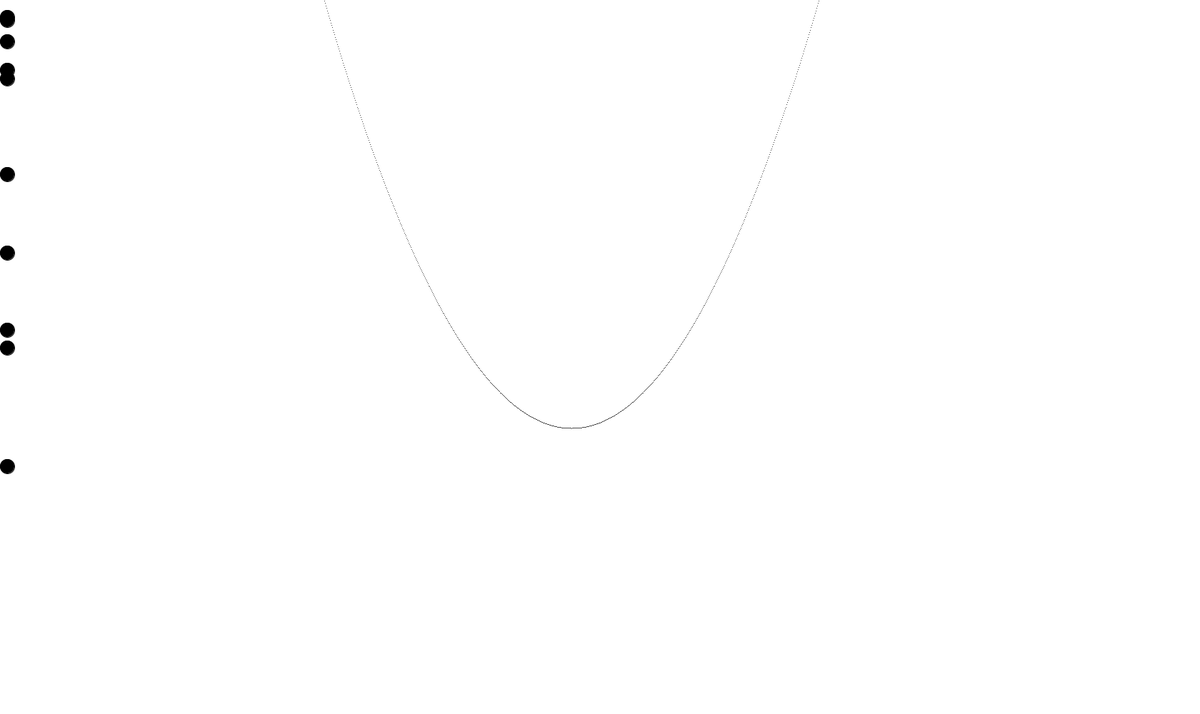
Frame 1 (no input)
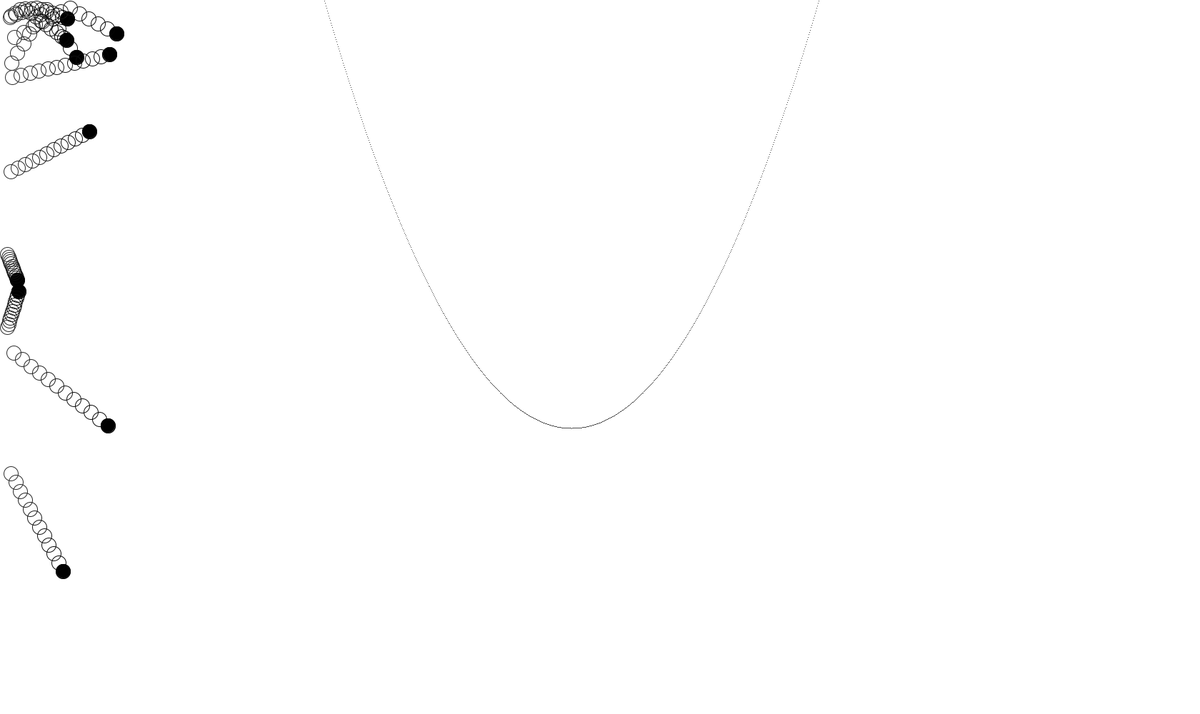
Frame 60 (the mouse pressed at the canvas centre just before this capture)
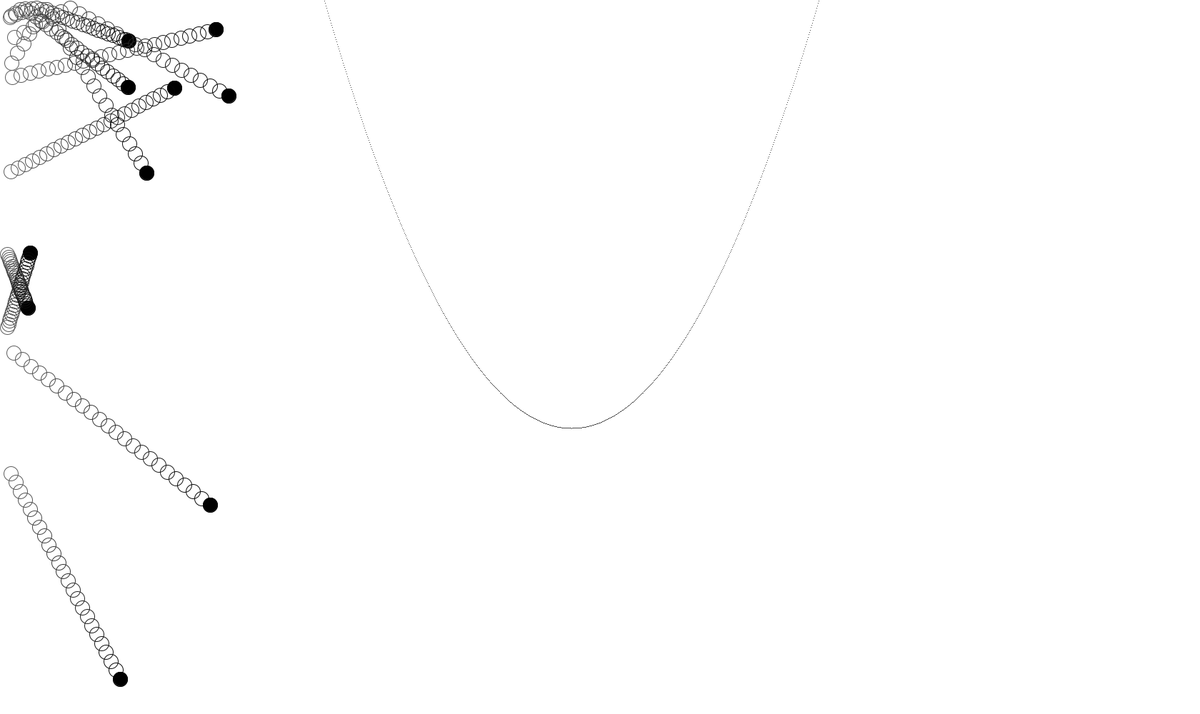
Frame 120 (the mouse held since frame 60 and released just before this capture)

The Processing sketch that drew these frames (run headless with seeded random() and noise(); from frame 60 on, the mouse is pressed at the canvas centre):

// Processing sketch: sketch_211028a
// ── sketch_211028a.pde
float e =  1.0;
float g = 0;
  int w = 1680;
  int h = 1000;
class Vector {
  float x;
  float y;
  float arg;
  Vector(float _x,float _y){
    this.x = _x;
    this.y = _y;
  }
}
class object {
  int time = 0;
  float x;
  float y;
  int r;
  float sy;
  Vector v;
  object(float x,float y,int r,Vector v){
    this.x=x;
    this.sy=y;
    this.y=y;
    this.r=r;
    this.v = v;
  }
  void draw(){
    fill(0);
    circle(x,round(y),r*2);
  }
  void fall(){
    v.y = v.y+g*1/3.6;
    y = y+v.y*1/3.6;
    x = x+v.x*1/3.6;
    if (y - r < 0){
      y = r;
      v.y = -e *v.y;
    }
    if (y + r > h){
      y = h - r;
      v.y = -e *v.y;
    }
    if (x+r>w){
      x = w -r;
      v.x = -e * v.x;
    }
    if (x-r<0){
      x = r;
      v.x = -e * v.x;
    }
  }
}
float load (float x) {
  return (x-800.0)*(x-800.0)/-200+600.0;
}
class trajectory extends object{
  int createdTime;
  trajectory(object o){
    super(o.x,o.y,o.r,o.v);
    this.createdTime = frameCount;
  }
  void draw(){
    if (frameCount - createdTime < 300){
     stroke((frameCount - createdTime)*0.8);
    noFill();
    circle(x,round(y),r*2);
    }
  }
}
ArrayList<object> objects = new ArrayList<object>();
ArrayList<trajectory> trajects = new ArrayList<trajectory>();
void setup() {
  background(255);
  size(1680,1000);
  for (int i=0;i<10;i++){
    objects.add(new object(int(random(0,0)),int(random(10,h)),10,new Vector(random(-10,10),random(-10,10))));
  }
}

void draw(){
  background(255);
  for (int i=0;i<w;i++){
    point(i,int(load(i)));
  }
  for (int i=0;i < objects.size();i++){
    object target = (object)objects.get(i);
    target.fall();
    target.draw();
    if (frameCount%5==0){
      trajects.add(new trajectory(target));
      
    }
  }
  for (int i=0;i < trajects.size();i++){
    trajectory target = (trajectory)trajects.get(i);
    target.draw();
  }
  
}
